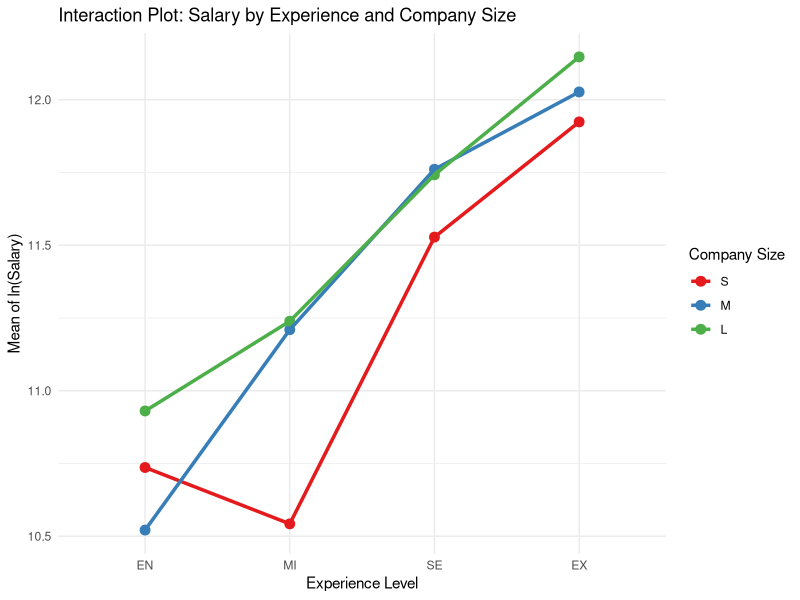
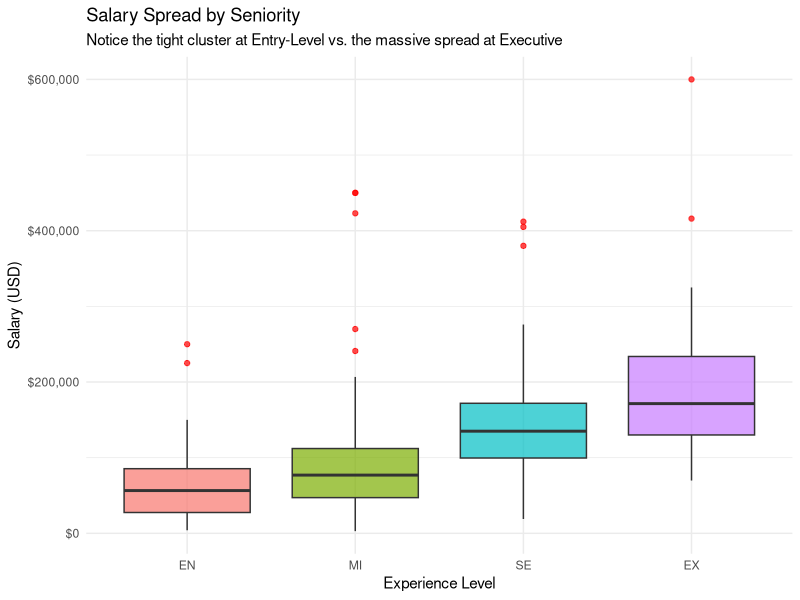
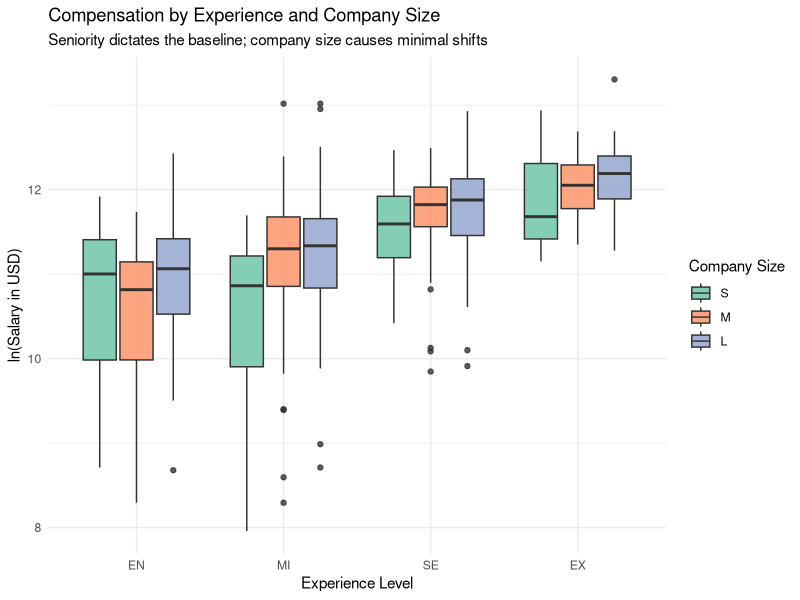
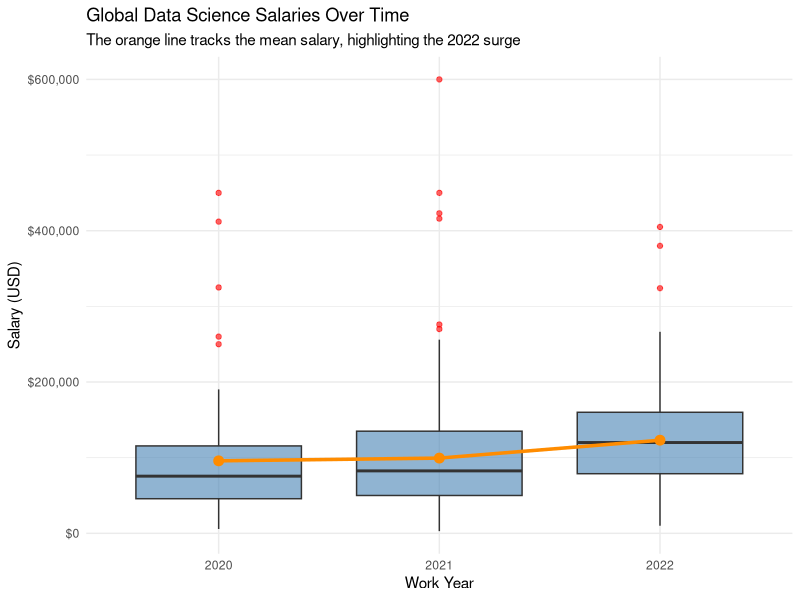

R code for these plots, in order:
## ---- chunk 1
knitr::opts_knit$set(root.dir = ".")
knitr::opts_chunk$set(echo = TRUE)
## ---- chunk 2
library(tidyverse)
library(car)
library(emmeans)
library(ggplot2)
library(lmtest)
library(sandwich)

data <- read.csv("dataset/ds_salaries_clean.csv")
data$experience_level <- factor(data$experience_level, levels = c("EN", "MI", "SE", "EX"))
data$company_size <- factor(data$company_size, levels = c("S", "M", "L"))
data$work_year <- factor(data$work_year)
## ---- chunk 3
# Fit the model and compute Type III ANOVA
anova_model <- aov(log_salary ~ experience_level * company_size, data = data)
car::Anova(anova_model, type = 3)
## ---- chunk 4
ggplot(data, aes(x = experience_level, y = log_salary, 
                 group = company_size, color = company_size)) +
  stat_summary(fun = mean, geom = "point", size = 3) +
  stat_summary(fun = mean, geom = "line", linewidth = 1.2) +
  theme_minimal() +
  scale_color_brewer(palette = "Set1") +
  labs(title = "Interaction Plot: Salary by Experience and Company Size",
       x = "Experience Level",
       y = "Mean of ln(Salary)",
       color = "Company Size")
## ---- chunk 5
# Assumption 1: Normality of Residuals
shapiro.test(residuals(anova_model))

# Assumption 2: Homogeneity of Variance
leveneTest(log_salary ~ experience_level * company_size, data = data)
bptest(anova_model)

# Assumption 3: Independence of Residuals
durbinWatsonTest(anova_model)
## ---- chunk 6
summary_stats <- data %>%
  group_by(experience_level, company_size) %>%
  summarise(
    Count = n(),
    Mean_Salary = mean(salary_in_usd),
    SD_Salary = sd(salary_in_usd), # Standard Deviation shows the spread
    .groups = "drop"
  )

print(summary_stats)
## ---- chunk 7
ggplot(data, aes(x = experience_level, y = salary_in_usd, fill = experience_level)) +
  geom_boxplot(alpha = 0.7, outlier.color = "red") +
  scale_y_continuous(labels = scales::dollar) +
  theme_minimal() +
  labs(
    title = "Salary Spread by Seniority",
    subtitle = "Notice the tight cluster at Entry-Level vs. the massive spread at Executive",
    x = "Experience Level",
    y = "Salary (USD)"
  ) +
  theme(legend.position = "none")
## ---- chunk 8
car::Anova(anova_model, type = 3, white.adjust = TRUE)
## ---- chunk 9
ggplot(data, aes(x = experience_level, y = log_salary, fill = company_size)) +
  geom_boxplot(alpha = 0.8) +
  theme_minimal() +
  scale_fill_brewer(palette = "Set2") +
  labs(
    title = "Compensation by Experience and Company Size",
    subtitle = "Seniority dictates the baseline; company size causes minimal shifts",
    x = "Experience Level",
    y = "ln(Salary in USD)",
    fill = "Company Size"
  )

std_errors <- coeftest(anova_model)[, "Std. Error"]
robust_errors <- coeftest(anova_model, vcov = vcovHC(anova_model, type = "HC3"))[, "Std. Error"]
se_comparison <- data.frame(
  Standard_SE = std_errors,
  Robust_SE = robust_errors,
  Difference_Percent = ((robust_errors - std_errors) / std_errors) * 100
)
head(round(se_comparison, 3), 6)
## ---- chunk 10
# Descriptive trend
yearly_trend <- data %>%
  group_by(work_year) %>%
  summarise(
    Count = n(),
    Mean_Salary_USD = mean(salary_in_usd),
    Mean_ln_Salary = mean(log_salary)
  )
print(yearly_trend)

# One-Way ANOVA for Time Trend
year_model <- aov(log_salary ~ work_year, data = data)
summary(year_model)

# Tukey Post-Hoc
TukeyHSD(year_model)
## ---- chunk 11
ggplot(data, aes(x = factor(work_year), y = salary_in_usd)) +
  geom_boxplot(fill = "steelblue", alpha = 0.6, outlier.color = "red") +
  # Add a trend line connecting the means
  stat_summary(fun = mean, geom = "line", aes(group = 1), color = "darkorange", size = 1.2) +
  stat_summary(fun = mean, geom = "point", color = "darkorange", size = 3) +
  scale_y_continuous(labels = scales::dollar) +
  theme_minimal() +
  labs(
    title = "Global Data Science Salaries Over Time",
    subtitle = "The orange line tracks the mean salary, highlighting the 2022 surge",
    x = "Work Year",
    y = "Salary (USD)"
  )
